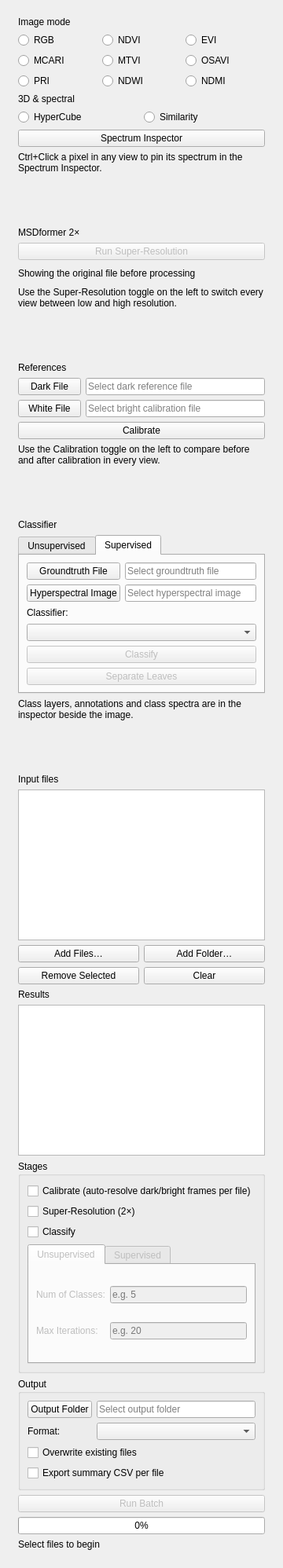
<?xml version="1.0" encoding="UTF-8"?>
<ui version="4.0">
 <class>WorkflowPanels</class>
 <widget class="QWidget" name="WorkflowPanels">
  <property name="windowTitle">
   <string>Workflow panels</string>
  </property>
  <layout class="QVBoxLayout" name="workflowPanelsLayout">
   <item>
    <widget class="QWidget" name="visualizationPanel">
     <property name="accessibleName">
      <string>Visualization</string>
     </property>
     <layout class="QVBoxLayout" name="visualizationPanelLayout">
      <property name="spacing">
       <number>6</number>
      </property>
      <property name="leftMargin">
       <number>12</number>
      </property>
      <property name="topMargin">
       <number>10</number>
      </property>
      <property name="rightMargin">
       <number>12</number>
      </property>
      <property name="bottomMargin">
       <number>12</number>
      </property>
      <item>
       <widget class="QLabel" name="visualizationModeHeading">
        <property name="text">
         <string>Image mode</string>
        </property>
        <property name="toolSettingsHeading" stdset="0">
         <bool>true</bool>
        </property>
       </widget>
      </item>
      <item>
       <widget class="QWidget" name="modeSelect">
        <layout class="QGridLayout" name="modeSelectGrid">
         <property name="leftMargin">
          <number>0</number>
         </property>
         <property name="topMargin">
          <number>0</number>
         </property>
         <property name="rightMargin">
          <number>0</number>
         </property>
         <property name="bottomMargin">
          <number>0</number>
         </property>
         <item row="0" column="0">
          <widget class="QRadioButton" name="modeRGB">
           <property name="text">
            <string>RGB</string>
           </property>
           <attribute name="buttonGroup">
            <string notr="true">modeButtons</string>
           </attribute>
          </widget>
         </item>
         <item row="0" column="1">
          <widget class="QRadioButton" name="modeNDVI">
           <property name="text">
            <string>NDVI</string>
           </property>
           <attribute name="buttonGroup">
            <string notr="true">modeButtons</string>
           </attribute>
          </widget>
         </item>
         <item row="0" column="2">
          <widget class="QRadioButton" name="modeEVI">
           <property name="text">
            <string>EVI</string>
           </property>
           <attribute name="buttonGroup">
            <string notr="true">modeButtons</string>
           </attribute>
          </widget>
         </item>
         <item row="1" column="0">
          <widget class="QRadioButton" name="modeMCARI">
           <property name="text">
            <string>MCARI</string>
           </property>
           <attribute name="buttonGroup">
            <string notr="true">modeButtons</string>
           </attribute>
          </widget>
         </item>
         <item row="1" column="1">
          <widget class="QRadioButton" name="modeMTVI">
           <property name="text">
            <string>MTVI</string>
           </property>
           <attribute name="buttonGroup">
            <string notr="true">modeButtons</string>
           </attribute>
          </widget>
         </item>
         <item row="1" column="2">
          <widget class="QRadioButton" name="modeOSAVI">
           <property name="text">
            <string>OSAVI</string>
           </property>
           <attribute name="buttonGroup">
            <string notr="true">modeButtons</string>
           </attribute>
          </widget>
         </item>
         <item row="2" column="0">
          <widget class="QRadioButton" name="modePRI">
           <property name="text">
            <string>PRI</string>
           </property>
           <attribute name="buttonGroup">
            <string notr="true">modeButtons</string>
           </attribute>
          </widget>
         </item>
         <item row="2" column="1">
          <widget class="QRadioButton" name="modeNDWI">
           <property name="text">
            <string>NDWI</string>
           </property>
           <attribute name="buttonGroup">
            <string notr="true">modeButtons</string>
           </attribute>
          </widget>
         </item>
         <item row="2" column="2">
          <widget class="QRadioButton" name="modeNDMI">
           <property name="text">
            <string>NDMI</string>
           </property>
           <attribute name="buttonGroup">
            <string notr="true">modeButtons</string>
           </attribute>
          </widget>
         </item>
        </layout>
       </widget>
      </item>
      <item>
       <widget class="QLabel" name="visualizationSpectralHeading">
        <property name="text">
         <string>3D &amp; spectral</string>
        </property>
        <property name="toolSettingsHeading" stdset="0">
         <bool>true</bool>
        </property>
       </widget>
      </item>
      <item>
       <widget class="QWidget" name="visualizationSpectralTools">
        <layout class="QGridLayout" name="visualizationSpectralGrid">
         <property name="leftMargin">
          <number>0</number>
         </property>
         <property name="topMargin">
          <number>0</number>
         </property>
         <property name="rightMargin">
          <number>0</number>
         </property>
         <property name="bottomMargin">
          <number>0</number>
         </property>
         <item row="0" column="0">
          <widget class="QRadioButton" name="modeHyperCube">
           <property name="text">
            <string>HyperCube</string>
           </property>
           <attribute name="buttonGroup">
            <string notr="true">modeButtons</string>
           </attribute>
          </widget>
         </item>
         <item row="0" column="1">
          <widget class="QRadioButton" name="modeSimilarity">
           <property name="text">
            <string>Similarity</string>
           </property>
           <property name="toolTip">
            <string>Spectral angle to a reference spectrum across every band (bright = similar). Choose the reference in the Spectrum Inspector.</string>
           </property>
           <attribute name="buttonGroup">
            <string notr="true">modeButtons</string>
           </attribute>
          </widget>
         </item>
         <item row="1" column="0" rowspan="1" colspan="2">
          <widget class="QPushButton" name="spectrumInspectorButton">
           <property name="text">
            <string>Spectrum Inspector</string>
           </property>
           <property name="toolTip">
            <string>Open a live spectrum plot that follows the cursor over any image.
Ctrl+Click a pixel (or right-click → Spectrum Analyzer) to pin it.</string>
           </property>
          </widget>
         </item>
        </layout>
       </widget>
      </item>
      <item>
       <widget class="QLabel" name="visualizationHint">
        <property name="text">
         <string>Ctrl+Click a pixel in any view to pin its spectrum in the Spectrum Inspector.</string>
        </property>
        <property name="wordWrap">
         <bool>true</bool>
        </property>
        <property name="toolSettingsHint" stdset="0">
         <bool>true</bool>
        </property>
       </widget>
      </item>
      <item>
       <spacer name="visualizationSpacer">
        <property name="orientation">
         <enum>Qt::Orientation::Vertical</enum>
        </property>
        <property name="sizeHint" stdset="0">
         <size>
          <width>20</width>
          <height>40</height>
         </size>
        </property>
       </spacer>
      </item>
     </layout>
    </widget>
   </item>
   <item>
    <widget class="QWidget" name="superResolutionPanel">
     <property name="accessibleName">
      <string>Super-Resolution</string>
     </property>
     <layout class="QVBoxLayout" name="superResolutionPanelLayout">
      <property name="spacing">
       <number>6</number>
      </property>
      <property name="leftMargin">
       <number>12</number>
      </property>
      <property name="topMargin">
       <number>10</number>
      </property>
      <property name="rightMargin">
       <number>12</number>
      </property>
      <property name="bottomMargin">
       <number>12</number>
      </property>
      <item>
       <widget class="QLabel" name="superResolutionHeading">
        <property name="text">
         <string>MSDformer 2×</string>
        </property>
        <property name="toolSettingsHeading" stdset="0">
         <bool>true</bool>
        </property>
       </widget>
      </item>
      <item>
       <widget class="QPushButton" name="runSuperResButton">
        <property name="enabled">
         <bool>false</bool>
        </property>
        <property name="text">
         <string>Run Super-Resolution</string>
        </property>
        <property name="primaryButton" stdset="0">
         <bool>true</bool>
        </property>
        <property name="accessibleDescription">
         <string>Create the processed high-resolution result from the original file</string>
        </property>
       </widget>
      </item>
      <item>
       <widget class="QStackedWidget" name="superResStatusStack">
        <property name="currentIndex">
         <number>0</number>
        </property>
        <widget class="QWidget" name="superResIdlePage">
         <layout class="QHBoxLayout" name="superResIdleLayout">
          <property name="leftMargin">
           <number>0</number>
          </property>
          <property name="topMargin">
           <number>0</number>
          </property>
          <property name="rightMargin">
           <number>0</number>
          </property>
          <property name="bottomMargin">
           <number>0</number>
          </property>
          <item>
           <widget class="QLabel" name="superResStatusText">
            <property name="text">
             <string>Showing the original file before processing</string>
            </property>
            <property name="wordWrap">
             <bool>true</bool>
            </property>
            <property name="statusMessage" stdset="0">
             <bool>true</bool>
            </property>
           </widget>
          </item>
         </layout>
        </widget>
        <widget class="QWidget" name="superResProgressPage">
         <layout class="QHBoxLayout" name="superResProgressLayout">
          <property name="leftMargin">
           <number>0</number>
          </property>
          <property name="topMargin">
           <number>0</number>
          </property>
          <property name="rightMargin">
           <number>0</number>
          </property>
          <property name="bottomMargin">
           <number>0</number>
          </property>
          <item>
           <widget class="QProgressBar" name="superResProgressBar">
            <property name="value">
             <number>0</number>
            </property>
            <property name="accessibleName">
             <string>Super-Resolution processing progress</string>
            </property>
           </widget>
          </item>
         </layout>
        </widget>
       </widget>
      </item>
      <item>
       <widget class="QLabel" name="superResolutionHint">
        <property name="text">
         <string>Use the Super-Resolution toggle on the left to switch every view between low and high resolution.</string>
        </property>
        <property name="wordWrap">
         <bool>true</bool>
        </property>
        <property name="toolSettingsHint" stdset="0">
         <bool>true</bool>
        </property>
       </widget>
      </item>
      <item>
       <spacer name="superResolutionSpacer">
        <property name="orientation">
         <enum>Qt::Orientation::Vertical</enum>
        </property>
        <property name="sizeHint" stdset="0">
         <size>
          <width>20</width>
          <height>40</height>
         </size>
        </property>
       </spacer>
      </item>
     </layout>
    </widget>
   </item>
   <item>
    <widget class="QWidget" name="calibrationPanel">
     <property name="accessibleName">
      <string>Calibration</string>
     </property>
     <layout class="QVBoxLayout" name="calibrationPanelLayout">
      <property name="spacing">
       <number>6</number>
      </property>
      <property name="leftMargin">
       <number>12</number>
      </property>
      <property name="topMargin">
       <number>10</number>
      </property>
      <property name="rightMargin">
       <number>12</number>
      </property>
      <property name="bottomMargin">
       <number>12</number>
      </property>
      <item>
       <widget class="QLabel" name="calibrationHeading">
        <property name="text">
         <string>References</string>
        </property>
        <property name="toolSettingsHeading" stdset="0">
         <bool>true</bool>
        </property>
       </widget>
      </item>
      <item>
       <widget class="QWidget" name="calibrationControls">
        <layout class="QGridLayout" name="calibrationGridLayout">
         <property name="leftMargin">
          <number>0</number>
         </property>
         <property name="topMargin">
          <number>0</number>
         </property>
         <property name="rightMargin">
          <number>0</number>
         </property>
         <property name="bottomMargin">
          <number>0</number>
         </property>
         <item row="0" column="0">
          <widget class="QPushButton" name="darkFileButton">
           <property name="text">
            <string>Dark File</string>
           </property>
          </widget>
         </item>
         <item row="0" column="1">
          <widget class="QLineEdit" name="darkFileEdit">
           <property name="readOnly">
            <bool>true</bool>
           </property>
           <property name="placeholderText">
            <string>Select dark reference file</string>
           </property>
          </widget>
         </item>
         <item row="1" column="0">
          <widget class="QPushButton" name="referenceFileButton">
           <property name="text">
            <string>White File</string>
           </property>
          </widget>
         </item>
         <item row="1" column="1">
          <widget class="QLineEdit" name="referenceFileEdit">
           <property name="readOnly">
            <bool>true</bool>
           </property>
           <property name="placeholderText">
            <string>Select bright calibration file</string>
           </property>
          </widget>
         </item>
         <item row="2" column="0" rowspan="1" colspan="2">
          <widget class="QPushButton" name="calibrateButton">
           <property name="text">
            <string>Calibrate</string>
           </property>
           <property name="primaryButton" stdset="0">
            <bool>true</bool>
           </property>
          </widget>
         </item>
        </layout>
       </widget>
      </item>
      <item>
       <widget class="QLabel" name="calibrationHint">
        <property name="text">
         <string>Use the Calibration toggle on the left to compare before and after calibration in every view.</string>
        </property>
        <property name="wordWrap">
         <bool>true</bool>
        </property>
        <property name="toolSettingsHint" stdset="0">
         <bool>true</bool>
        </property>
       </widget>
      </item>
      <item>
       <spacer name="calibrationSpacer">
        <property name="orientation">
         <enum>Qt::Orientation::Vertical</enum>
        </property>
        <property name="sizeHint" stdset="0">
         <size>
          <width>20</width>
          <height>40</height>
         </size>
        </property>
       </spacer>
      </item>
     </layout>
    </widget>
   </item>
   <item>
    <widget class="QWidget" name="segmentationPanel">
     <property name="accessibleName">
      <string>Segmentation</string>
     </property>
     <layout class="QVBoxLayout" name="segmentationPanelLayout">
      <property name="spacing">
       <number>6</number>
      </property>
      <property name="leftMargin">
       <number>12</number>
      </property>
      <property name="topMargin">
       <number>10</number>
      </property>
      <property name="rightMargin">
       <number>12</number>
      </property>
      <property name="bottomMargin">
       <number>12</number>
      </property>
      <item>
       <widget class="QLabel" name="segmentationHeading">
        <property name="text">
         <string>Classifier</string>
        </property>
        <property name="toolSettingsHeading" stdset="0">
         <bool>true</bool>
        </property>
       </widget>
      </item>
      <item>
       <widget class="QTabWidget" name="classificationModeTabs">
        <property name="sizePolicy">
         <sizepolicy hsizetype="Preferred" vsizetype="Maximum">
          <horstretch>0</horstretch>
          <verstretch>0</verstretch>
         </sizepolicy>
        </property>
        <property name="currentIndex">
         <number>1</number>
        </property>
        <widget class="QWidget" name="unsupervisedClassificationTab">
         <attribute name="title">
          <string>Unsupervised</string>
         </attribute>
         <layout class="QGridLayout" name="classificationGridLayout">
          <property name="leftMargin">
           <number>9</number>
          </property>
          <property name="topMargin">
           <number>9</number>
          </property>
          <property name="rightMargin">
           <number>9</number>
          </property>
          <property name="bottomMargin">
           <number>9</number>
          </property>
          <property name="verticalSpacing">
           <number>6</number>
          </property>
          <item row="0" column="0">
           <widget class="QLabel" name="numOfClassesLabel">
            <property name="text">
             <string>Num of Classes:</string>
            </property>
           </widget>
          </item>
          <item row="0" column="1">
           <widget class="QLineEdit" name="numOfClassesEdit">
            <property name="placeholderText">
             <string>e.g. 5</string>
            </property>
           </widget>
          </item>
          <item row="1" column="0">
           <widget class="QLabel" name="maxIterationsLabel">
            <property name="text">
             <string>Max Iterations:</string>
            </property>
           </widget>
          </item>
          <item row="1" column="1">
           <widget class="QLineEdit" name="maxIterationsEdit">
            <property name="placeholderText">
             <string>e.g. 20</string>
            </property>
           </widget>
          </item>
          <item row="2" column="0" rowspan="1" colspan="2">
           <widget class="QPushButton" name="unsupervisedClassifyButton">
            <property name="enabled">
             <bool>false</bool>
            </property>
            <property name="text">
             <string>Classify</string>
            </property>
            <property name="primaryButton" stdset="0">
             <bool>true</bool>
            </property>
           </widget>
          </item>
         </layout>
        </widget>
        <widget class="QWidget" name="supervisedClassificationTab">
         <attribute name="title">
          <string>Supervised</string>
         </attribute>
         <layout class="QGridLayout" name="supervisedClassificationGridLayout">
          <property name="leftMargin">
           <number>9</number>
          </property>
          <property name="topMargin">
           <number>9</number>
          </property>
          <property name="rightMargin">
           <number>9</number>
          </property>
          <property name="bottomMargin">
           <number>9</number>
          </property>
          <property name="verticalSpacing">
           <number>6</number>
          </property>
          <item row="0" column="0">
           <widget class="QPushButton" name="pushButton">
            <property name="text">
             <string>Groundtruth File</string>
            </property>
           </widget>
          </item>
          <item row="0" column="1">
           <widget class="QLineEdit" name="lineEdit">
            <property name="readOnly">
             <bool>true</bool>
            </property>
            <property name="placeholderText">
             <string>Select groundtruth file</string>
            </property>
           </widget>
          </item>
          <item row="1" column="0">
           <widget class="QPushButton" name="hyperspectralImageButton">
            <property name="text">
             <string>Hyperspectral Image</string>
            </property>
           </widget>
          </item>
          <item row="1" column="1">
           <widget class="QLineEdit" name="hyperspectralImageEdit">
            <property name="readOnly">
             <bool>true</bool>
            </property>
            <property name="placeholderText">
             <string>Select hyperspectral image</string>
            </property>
           </widget>
          </item>
          <item row="2" column="0" rowspan="1" colspan="2">
           <widget class="QLabel" name="classifierLabel">
            <property name="text">
             <string>Classifier:</string>
            </property>
           </widget>
          </item>
          <item row="3" column="0" rowspan="1" colspan="2">
           <widget class="QComboBox" name="comboBox">
            <property name="toolTip">
             <string>Select a classifier</string>
            </property>
            <property name="accessibleName">
             <string>Classifier</string>
            </property>
           </widget>
          </item>
          <item row="4" column="0" rowspan="1" colspan="2">
           <widget class="QPushButton" name="pushButton_2">
            <property name="enabled">
             <bool>false</bool>
            </property>
            <property name="text">
             <string>Classify</string>
            </property>
            <property name="primaryButton" stdset="0">
             <bool>true</bool>
            </property>
           </widget>
          </item>
          <item row="5" column="0" rowspan="1" colspan="2">
           <widget class="QPushButton" name="separateLeavesButton">
            <property name="enabled">
             <bool>false</bool>
            </property>
            <property name="text">
             <string>Separate Leaves</string>
            </property>
           </widget>
          </item>
         </layout>
        </widget>
       </widget>
      </item>
      <item>
       <widget class="QLabel" name="segmentationHint">
        <property name="text">
         <string>Class layers, annotations and class spectra are in the inspector beside the image.</string>
        </property>
        <property name="wordWrap">
         <bool>true</bool>
        </property>
        <property name="toolSettingsHint" stdset="0">
         <bool>true</bool>
        </property>
       </widget>
      </item>
      <item>
       <spacer name="segmentationSpacer">
        <property name="orientation">
         <enum>Qt::Orientation::Vertical</enum>
        </property>
        <property name="sizeHint" stdset="0">
         <size>
          <width>20</width>
          <height>40</height>
         </size>
        </property>
       </spacer>
      </item>
     </layout>
    </widget>
   </item>
   <item>
    <widget class="QWidget" name="batchPanel">
     <property name="accessibleName">
      <string>Batch</string>
     </property>
     <layout class="QVBoxLayout" name="batchPanelLayout">
      <property name="spacing">
       <number>6</number>
      </property>
      <property name="leftMargin">
       <number>12</number>
      </property>
      <property name="topMargin">
       <number>10</number>
      </property>
      <property name="rightMargin">
       <number>12</number>
      </property>
      <property name="bottomMargin">
       <number>12</number>
      </property>
      <item>
       <widget class="QLabel" name="batchFilesLabel">
        <property name="text">
         <string>Input files</string>
        </property>
       </widget>
      </item>
      <item>
       <widget class="QListWidget" name="batchFileList">
        <property name="selectionMode">
         <enum>QAbstractItemView::SelectionMode::ExtendedSelection</enum>
        </property>
       </widget>
      </item>
      <item>
       <layout class="QGridLayout" name="batchFileButtons">
        <item row="0" column="0">
         <widget class="QPushButton" name="batchAddFilesButton">
          <property name="text">
           <string>Add Files…</string>
          </property>
         </widget>
        </item>
        <item row="0" column="1">
         <widget class="QPushButton" name="batchAddFolderButton">
          <property name="text">
           <string>Add Folder…</string>
          </property>
         </widget>
        </item>
        <item row="1" column="0">
         <widget class="QPushButton" name="batchRemoveButton">
          <property name="text">
           <string>Remove Selected</string>
          </property>
         </widget>
        </item>
        <item row="1" column="1">
         <widget class="QPushButton" name="batchClearButton">
          <property name="text">
           <string>Clear</string>
          </property>
         </widget>
        </item>
       </layout>
      </item>
      <item>
       <widget class="QLabel" name="batchResultsLabel">
        <property name="text">
         <string>Results</string>
        </property>
       </widget>
      </item>
      <item>
       <widget class="QListWidget" name="batchResultsList"/>
      </item>
      <item>
       <widget class="QGroupBox" name="batchStagesGroup">
        <property name="title">
         <string>Stages</string>
        </property>
        <layout class="QVBoxLayout" name="batchStagesLayout">
         <item>
          <widget class="QCheckBox" name="batchCalibrateCheck">
           <property name="text">
            <string>Calibrate (auto-resolve dark/bright frames per file)</string>
           </property>
          </widget>
         </item>
         <item>
          <widget class="QCheckBox" name="batchSuperResolveCheck">
           <property name="text">
            <string>Super-Resolution (2×)</string>
           </property>
          </widget>
         </item>
         <item>
          <widget class="QCheckBox" name="batchClassifyCheck">
           <property name="text">
            <string>Classify</string>
           </property>
          </widget>
         </item>
         <item>
          <widget class="QTabWidget" name="batchClassifyModeTabs">
           <property name="enabled">
            <bool>false</bool>
           </property>
           <property name="currentIndex">
            <number>0</number>
           </property>
           <widget class="QWidget" name="batchUnsupervisedTab">
            <attribute name="title">
             <string>Unsupervised</string>
            </attribute>
            <layout class="QGridLayout" name="batchUnsupervisedLayout">
             <item row="0" column="0">
              <widget class="QLabel" name="batchNumClassesLabel">
               <property name="text">
                <string>Num of Classes:</string>
               </property>
              </widget>
             </item>
             <item row="0" column="1">
              <widget class="QLineEdit" name="batchNumClassesEdit">
               <property name="placeholderText">
                <string>e.g. 5</string>
               </property>
              </widget>
             </item>
             <item row="1" column="0">
              <widget class="QLabel" name="batchMaxIterationsLabel">
               <property name="text">
                <string>Max Iterations:</string>
               </property>
              </widget>
             </item>
             <item row="1" column="1">
              <widget class="QLineEdit" name="batchMaxIterationsEdit">
               <property name="placeholderText">
                <string>e.g. 20</string>
               </property>
              </widget>
             </item>
            </layout>
           </widget>
           <widget class="QWidget" name="batchSupervisedTab">
            <attribute name="title">
             <string>Supervised</string>
            </attribute>
            <layout class="QGridLayout" name="batchSupervisedLayout">
             <item row="0" column="0">
              <widget class="QPushButton" name="batchGroundtruthButton">
               <property name="text">
                <string>Groundtruth File</string>
               </property>
              </widget>
             </item>
             <item row="0" column="1">
              <widget class="QLineEdit" name="batchGroundtruthEdit">
               <property name="readOnly">
                <bool>true</bool>
               </property>
               <property name="placeholderText">
                <string>Select groundtruth file</string>
               </property>
              </widget>
             </item>
             <item row="1" column="0">
              <widget class="QPushButton" name="batchTrainingCubeButton">
               <property name="text">
                <string>Hyperspectral Image</string>
               </property>
              </widget>
             </item>
             <item row="1" column="1">
              <widget class="QLineEdit" name="batchTrainingCubeEdit">
               <property name="readOnly">
                <bool>true</bool>
               </property>
               <property name="placeholderText">
                <string>Select hyperspectral image</string>
               </property>
              </widget>
             </item>
             <item row="2" column="0">
              <widget class="QLabel" name="batchClassifierLabel">
               <property name="text">
                <string>Classifier:</string>
               </property>
              </widget>
             </item>
             <item row="2" column="1">
              <widget class="QComboBox" name="batchClassifierCombo">
               <property name="toolTip">
                <string>Select a classifier</string>
               </property>
              </widget>
             </item>
             <item row="3" column="0" rowspan="1" colspan="2">
              <widget class="QCheckBox" name="batchSeparateLeavesCheck">
               <property name="text">
                <string>Separate leaves into individual classes</string>
               </property>
              </widget>
             </item>
            </layout>
           </widget>
          </widget>
         </item>
        </layout>
       </widget>
      </item>
      <item>
       <widget class="QGroupBox" name="batchOutputGroup">
        <property name="title">
         <string>Output</string>
        </property>
        <layout class="QGridLayout" name="batchOutputLayout">
         <item row="0" column="0">
          <widget class="QPushButton" name="batchOutputDirButton">
           <property name="text">
            <string>Output Folder</string>
           </property>
          </widget>
         </item>
         <item row="0" column="1">
          <widget class="QLineEdit" name="batchOutputDirEdit">
           <property name="readOnly">
            <bool>true</bool>
           </property>
           <property name="placeholderText">
            <string>Select output folder</string>
           </property>
          </widget>
         </item>
         <item row="1" column="0">
          <widget class="QLabel" name="batchFormatLabel">
           <property name="text">
            <string>Format:</string>
           </property>
          </widget>
         </item>
         <item row="1" column="1">
          <widget class="QComboBox" name="batchFormatCombo"/>
         </item>
         <item row="2" column="0" rowspan="1" colspan="2">
          <widget class="QCheckBox" name="batchOverwriteCheck">
           <property name="text">
            <string>Overwrite existing files</string>
           </property>
          </widget>
         </item>
         <item row="3" column="0" rowspan="1" colspan="2">
          <widget class="QCheckBox" name="batchExportCsvCheck">
           <property name="text">
            <string>Export summary CSV per file</string>
           </property>
          </widget>
         </item>
        </layout>
       </widget>
      </item>
      <item>
       <widget class="QPushButton" name="batchRunButton">
        <property name="enabled">
         <bool>false</bool>
        </property>
        <property name="text">
         <string>Run Batch</string>
        </property>
        <property name="primaryButton" stdset="0">
         <bool>true</bool>
        </property>
       </widget>
      </item>
      <item>
       <widget class="QProgressBar" name="batchProgressBar">
        <property name="value">
         <number>0</number>
        </property>
       </widget>
      </item>
      <item>
       <widget class="QLabel" name="batchStatusLabel">
        <property name="text">
         <string>Select files to begin</string>
        </property>
        <property name="statusMessage" stdset="0">
         <bool>true</bool>
        </property>
       </widget>
      </item>
     </layout>
    </widget>
   </item>
  </layout>
 </widget>
 <connections/>
 <buttongroups>
  <buttongroup name="modeButtons"/>
 </buttongroups>
</ui>
